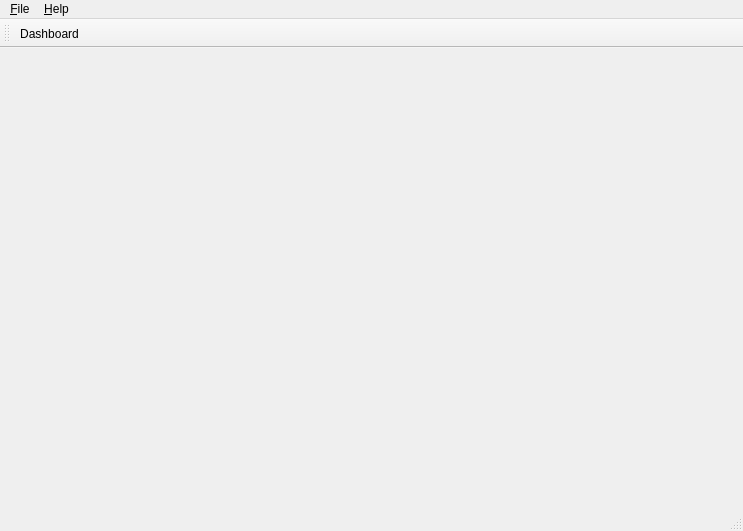
<?xml version="1.0" encoding="UTF-8"?>
<ui version="4.0">
 <class>MainWindow</class>
 <widget class="QMainWindow" name="MainWindow">
  <property name="geometry">
   <rect>
    <x>0</x>
    <y>0</y>
    <width>743</width>
    <height>531</height>
   </rect>
  </property>
  <property name="windowTitle">
   <string>Distribution Centre Control Panel</string>
  </property>
  <property name="toolButtonStyle">
   <enum>Qt::ToolButtonTextUnderIcon</enum>
  </property>
  <property name="unifiedTitleAndToolBarOnMac">
   <bool>true</bool>
  </property>
  <widget class="QWidget" name="centralWidget"/>
  <widget class="QMenuBar" name="menuBar">
   <property name="geometry">
    <rect>
     <x>0</x>
     <y>0</y>
     <width>743</width>
     <height>25</height>
    </rect>
   </property>
   <widget class="QMenu" name="menu_File">
    <property name="title">
     <string>&amp;File</string>
    </property>
    <addaction name="separator"/>
    <addaction name="actionLogin"/>
    <addaction name="separator"/>
    <addaction name="actionE_xit"/>
   </widget>
   <widget class="QMenu" name="menu_Help">
    <property name="title">
     <string>&amp;Help</string>
    </property>
    <addaction name="action_About"/>
   </widget>
   <addaction name="menu_File"/>
   <addaction name="menu_Help"/>
  </widget>
  <widget class="QToolBar" name="mainToolBar">
   <attribute name="toolBarArea">
    <enum>TopToolBarArea</enum>
   </attribute>
   <attribute name="toolBarBreak">
    <bool>false</bool>
   </attribute>
   <addaction name="actionDashboard"/>
  </widget>
  <widget class="QStatusBar" name="statusBar"/>
  <action name="action_Connect">
   <property name="text">
    <string>&amp;Login</string>
   </property>
  </action>
  <action name="actionE_xit">
   <property name="icon">
    <iconset resource="icons.qrc">
     <normaloff>:/icons/images/stop.gif</normaloff>:/icons/images/stop.gif</iconset>
   </property>
   <property name="text">
    <string>E&amp;xit</string>
   </property>
   <property name="shortcut">
    <string>Ctrl+Q</string>
   </property>
  </action>
  <action name="action_About">
   <property name="text">
    <string>&amp;About</string>
   </property>
  </action>
  <action name="actionLogin">
   <property name="icon">
    <iconset resource="icons.qrc">
     <normaloff>:/icons/images/search_remall.gif</normaloff>:/icons/images/search_remall.gif</iconset>
   </property>
   <property name="text">
    <string>Login</string>
   </property>
   <property name="toolTip">
    <string>Login to distribution centre</string>
   </property>
   <property name="shortcut">
    <string>Ctrl+L</string>
   </property>
  </action>
  <action name="actionDashboard">
   <property name="icon">
    <iconset resource="icons.qrc">
     <normaloff>:/icons/images/pin_view.gif</normaloff>:/icons/images/pin_view.gif</iconset>
   </property>
   <property name="text">
    <string>Dashboard</string>
   </property>
   <property name="toolTip">
    <string>Show overall branches state</string>
   </property>
   <property name="shortcut">
    <string>Ctrl+D</string>
   </property>
  </action>
 </widget>
 <layoutdefault spacing="6" margin="11"/>
 <resources>
  <include location="icons.qrc"/>
 </resources>
 <connections/>
</ui>
